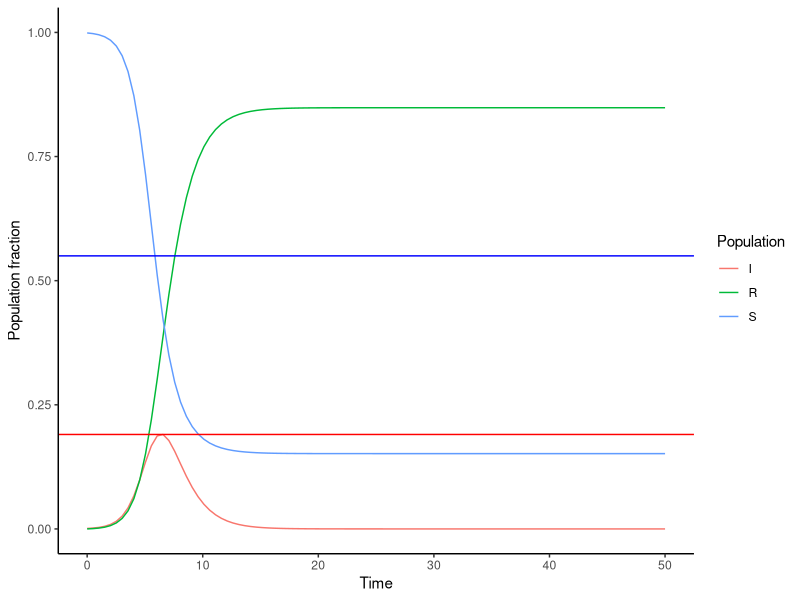
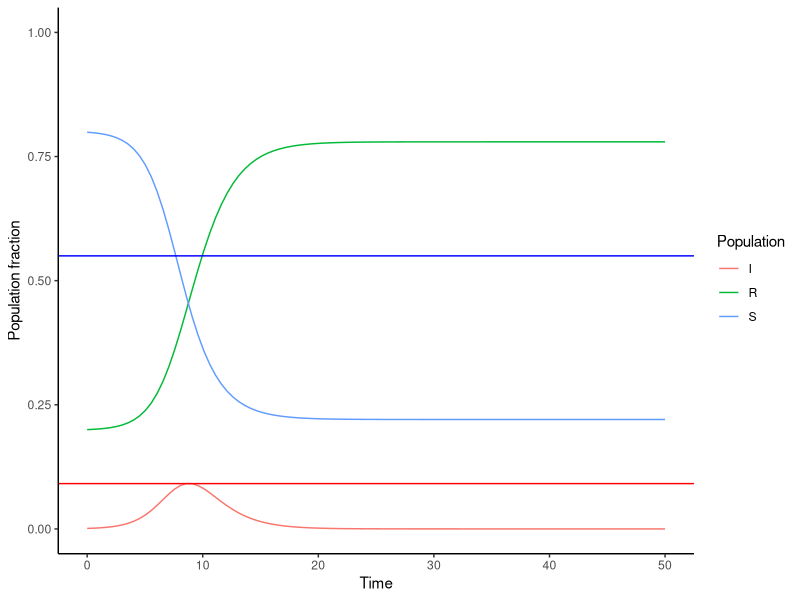
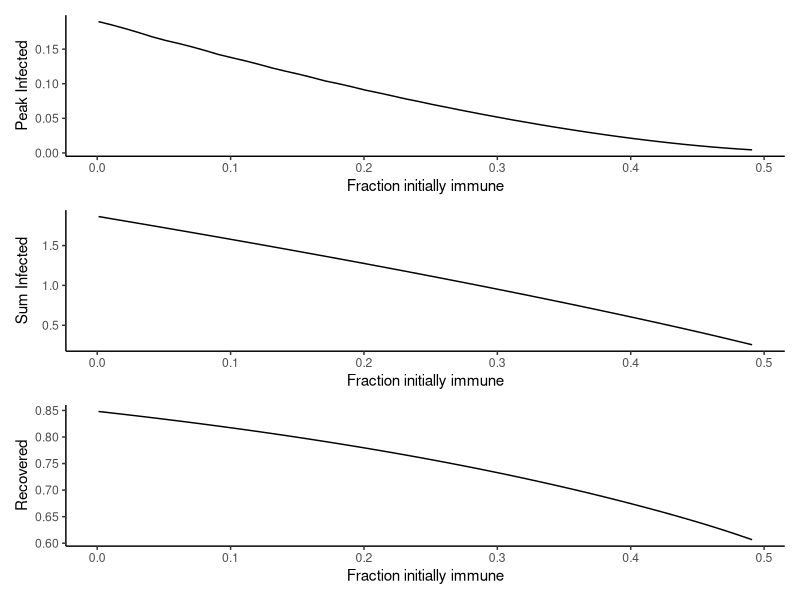
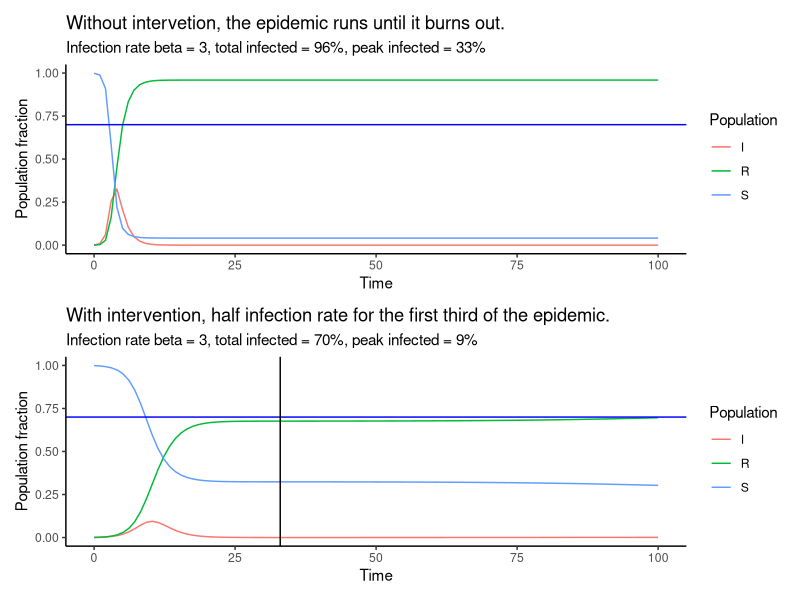
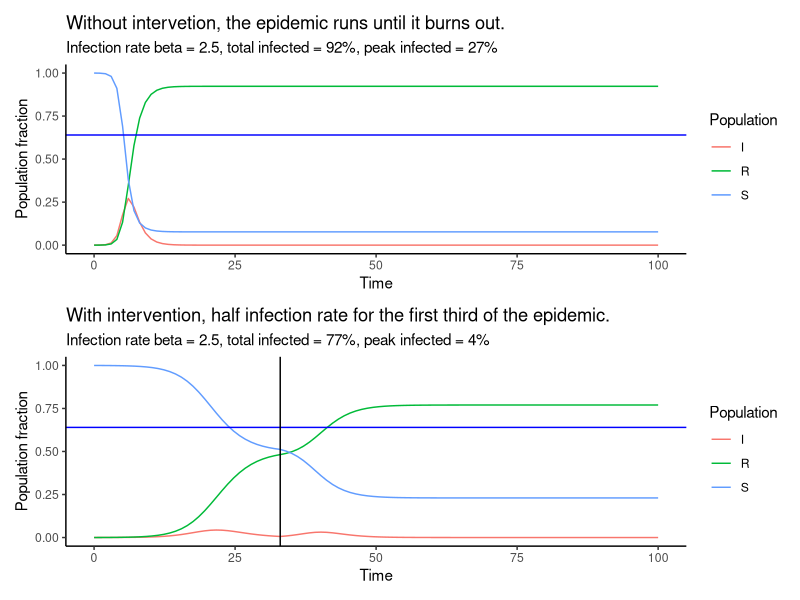
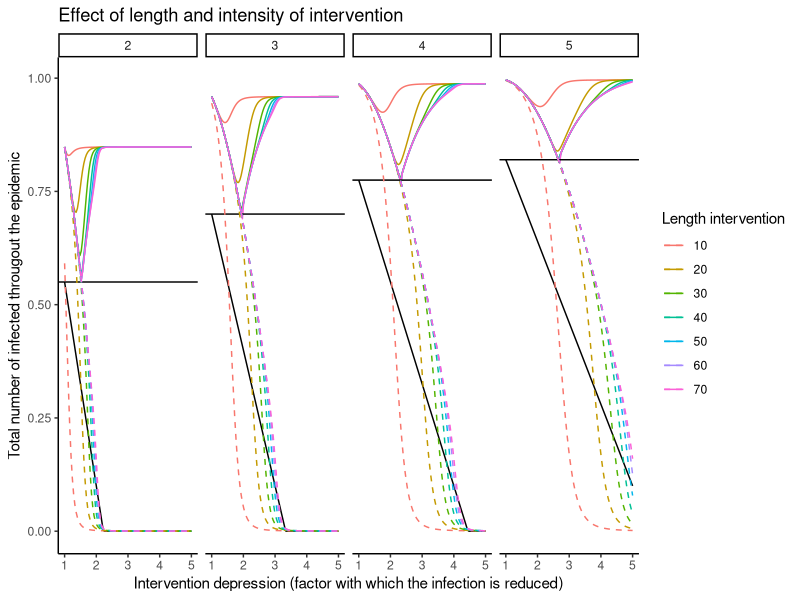

Here is the R script that generated these plots, in order:
## ---- chunk 1
library(tidyverse)
library(deSolve)
library(patchwork)
## ---- chunk 2
changes <- function(t, x, params) {
  S = x[1] ; I = x[2] ; R = x[3]
  beta = params["beta"]
  gamma = params["gamma"]
  N = params["N"]
  dS = - beta * I * S / N
  dI = beta * I * S / N - gamma * I
  dR = gamma * I
  list(c(dS, dI, dR))
}
## ---- chunk 3
N <- 1000
params <- c(beta = 2, gamma = 0.9, N = N)
start <- c(N - 1, 1, 0)
times <- seq(0, 50, length.out = 100)
res <- ode(
  y = start, times = times,
  func = changes, parms = params
)

R0 <- params["beta"] / params["gamma"]
herd_immunity = 1 - 1/R0
res <- as_tibble(res)
names(res) <- c("Time", "S", "I", "R")
res %>% 
  gather(Population, Numbers, -Time) %>%
  ggplot(aes(x = Time, y = Numbers / N, color = Population)) +
  geom_line() +
  geom_hline(yintercept = max(res$I) / N, color = 'red') +
  geom_hline(yintercept = herd_immunity, color = 'blue') +
  theme_classic() +
  ylab("Population fraction") + ylim(0, 1)

## ---- chunk 4
initial_immune <- 200
start <- c(N - initial_immune - 1, 1, initial_immune)
times <- seq(0, 50, length.out = 100)
res <- ode(
  y = start, times = times,
  func = changes, parms = params
)

R0 <- params["beta"] / params["gamma"]
herd_immunity = 1 - 1/R0
res <- as_tibble(res)
names(res) <- c("Time", "S", "I", "R")
res %>% 
  gather(Population, Numbers, -Time) %>%
  ggplot(aes(x = Time, y = Numbers / N, color = Population)) +
  geom_line() +
  geom_hline(yintercept = max(res$I) / N, color = 'red') +
  geom_hline(yintercept = herd_immunity, color = 'blue') +
  theme_classic() +
  ylab("Population fraction") + ylim(0, 1)
## ---- chunk 5
initial_immune <- seq(1, 500, by = 10)
max_infect <- c()
sum_infect <- c()
recovered <- c()
for (init_im in initial_immune) {
  start <- c(N - init_im - 1, 1, init_im)
  res <- ode(
    y = start, times = times,
    func = changes, parms = params
  )
  res <- as_tibble(res)
  names(res) <- c("Time", "S", "I", "R")
  max_infect[length(max_infect) + 1] <- max(res$I)
  sum_infect[length(sum_infect) + 1] <- sum(res$I)
  recovered[length(recovered) + 1] <- max(res$R)
}
total_infections <- tibble(`Initial Immune` = initial_immune / N, 
                           `Max Infected` = max_infect / N,
                           `Sum Infected` = sum_infect / N,
                           `Recovered` = recovered / N)

peak_inf <- total_infections %>% ggplot(aes(x = `Initial Immune`, y = `Max Infected`)) +
  geom_line() +
  theme_classic() +
  xlab("Fraction initially immune") + ylab("Peak Infected")

sum_inf <- total_infections %>% ggplot(aes(x = `Initial Immune`, y = `Sum Infected`)) +
  geom_line() +
  theme_classic() +
  xlab("Fraction initially immune") + ylab("Sum Infected")

max_rec <- total_infections %>% ggplot(aes(x = `Initial Immune`, y = `Recovered`)) +
  geom_line() +
  theme_classic() +
  xlab("Fraction initially immune") + ylab("Recovered")

peak_inf / sum_inf / max_rec
## ---- chunk 6
N <- 1000
beta <- 3

start <- c(N - 1, 1, 0)
times <- seq(0, 100, length.out = 100)
params <- c(beta = beta, gamma = 0.9, N = N)
res <- ode(
  y = start, times = times,
  func = changes, parms = params
)

R0 <- beta / params["gamma"]
herd_immunity = 1 - 1/R0
res <- as_tibble(res)
names(res) <- c("Time", "S", "I", "R")
no_intervention <- res %>% 
  gather(Population, Numbers, -Time) %>%
  ggplot(aes(x = Time, y = Numbers / N, color = Population)) +
  geom_line() +
  #geom_hline(yintercept = max(res$I) / N, color = 'red') +
  geom_hline(yintercept = herd_immunity, color = 'blue') +
  theme_classic() +
  ggtitle("Without intervetion, the epidemic runs until it burns out.", 
          subtitle = paste0("Infection rate beta = ", beta, ", ",
                            "total infected = ", 100 * round(max(res$R) / N, 2), "%, ",
                            "peak infected = ", 100 * round(max(res$I) / N, 2), "%")) +
  ylab("Population fraction") + ylim(0, 1)

start <- c(N - 1, 1, 0)
times <- seq(0, 33, length.out = 33)
params <- c(beta = beta / 2, gamma = 0.9, N = N)
res1 <- ode(
  y = start, times = times,
  func = changes, parms = params
)

start <- res1[33,2:4]
times <- seq(33, 100, length.out = 66)
params <- c(beta = beta, gamma = 0.9, N = N)
res2 <- ode(
  y = start, times = times,
  func = changes, parms = params
)

res <- rbind(res1, res2)
R0 <- beta / params["gamma"]
herd_immunity = 1 - 1/R0
res <- as_tibble(res)
names(res) <- c("Time", "S", "I", "R")
with_intervention <- res %>% 
  gather(Population, Numbers, -Time) %>%
  ggplot(aes(x = Time, y = Numbers / N, color = Population)) +
  geom_line() +
  #geom_hline(yintercept = max(res$I) / N, color = 'red') +
  geom_hline(yintercept = herd_immunity, color = 'blue') +
  geom_vline(xintercept = 33, show.legend = TRUE) +
  theme_classic() +
  ggtitle("With intervention, half infection rate for the first third of the epidemic.", 
          subtitle = paste0("Infection rate beta = ", beta, ", ",
                            "total infected = ", 100 * round(max(res$R) / N, 2), "%, ",
                            "peak infected = ", 100 * round(max(res$I) / N, 2), "%")) +
  ylab("Population fraction") + ylim(0, 1)


no_intervention / with_intervention
## ---- chunk 7
N <- 10000
beta <- 2.5

start <- c(N - 1, 1, 0)
times <- seq(0, 100, length.out = 100)
params <- c(beta = beta, gamma = 0.9, N = N)
res <- ode(
  y = start, times = times,
  func = changes, parms = params
)

R0 <- beta / params["gamma"]
herd_immunity = 1 - 1/R0
res <- as_tibble(res)
names(res) <- c("Time", "S", "I", "R")
no_intervention <- res %>% 
  gather(Population, Numbers, -Time) %>%
  ggplot(aes(x = Time, y = Numbers / N, color = Population)) +
  geom_line() +
  geom_hline(yintercept = herd_immunity, color = 'blue') +
  theme_classic() +
  ggtitle("Without intervetion, the epidemic runs until it burns out.", 
          subtitle = paste0("Infection rate beta = ", beta, ", ",
                            "total infected = ", 100 * round(max(res$R) / N, 2), "%, ",
                            "peak infected = ", 100 * round(max(res$I) / N, 2), "%")) +
  ylab("Population fraction") + ylim(0, 1)

start <- c(N - 1, 1, 0)
times <- seq(0, 33, length.out = 33)
params <- c(beta = beta / 2, gamma = 0.9, N = N)
res1 <- ode(
  y = start, times = times,
  func = changes, parms = params
)

start <- res1[33,2:4]
times <- seq(33, 100, length.out = 66)
params <- c(beta = beta, gamma = 0.9, N = N)
res2 <- ode(
  y = start, times = times,
  func = changes, parms = params
)

res <- rbind(res1, res2)
R0 <- beta / params["gamma"]
herd_immunity = 1 - 1/R0
res <- as_tibble(res)
names(res) <- c("Time", "S", "I", "R")
with_intervention <- res %>% 
  gather(Population, Numbers, -Time) %>%
  ggplot(aes(x = Time, y = Numbers / N, color = Population)) +
  geom_line() +
  #geom_hline(yintercept = max(res$I) / N, color = 'red') +
  geom_hline(yintercept = herd_immunity, color = 'blue') +
  geom_vline(xintercept = 33, show.legend = TRUE) +
  theme_classic() +
  ggtitle("With intervention, half infection rate for the first third of the epidemic.", 
          subtitle = paste0("Infection rate beta = ", beta, ", ",
                            "total infected = ", 100 * round(max(res$R) / N, 2), "%, ",
                            "peak infected = ", 100 * round(max(res$I) / N, 2), "%")) +
  ylab("Population fraction") + ylim(0, 1)


no_intervention / with_intervention
## ---- chunk 8
N <- 10000
intervention_results <- function(beta, intervention_time, depression) {
  params["beta"] <- beta
  intervention_beta <- beta/depression
  
  start <- c(N - 1, 1, 0)
  max_time <- 500 # very high because I want to make sure we get to the limit...
  times <- seq(0, intervention_time, length.out = intervention_time)
  params <- c(beta = intervention_beta, gamma = 0.9, N = N)
  res1 <- ode(
    y = start, times = times,
    func = changes, parms = params
  )

  start <- res1[intervention_time,2:4]
  times <- seq(intervention_time, max_time, length.out = max_time - intervention_time)
  params <- c(beta = beta, gamma = 0.9, N = N)
  res2 <- ode(
    y = start, times = times,
    func = changes, parms = params
  )

  res <- rbind(res1, res2)
  R0 <- beta / params["gamma"]
  herd_immunity = 1 - 1/R0
  res1 <- as_tibble(res1)
  names(res1) <- c("Time", "S", "I", "R")
  res <- as_tibble(res)
  names(res) <- c("Time", "S", "I", "R")
  
  c(beta = beta, 
    `Intervention Time` = intervention_time,
    `Intervention Depression` = depression,
    `Total Infected` = max(res$R) / N, 
    `Peak Infected` = max(res$I) / N,
    `Intervention Total` = max(res1$R) / N,
    `Infected at Shift` = res1$I[intervention_time],
    `Intervention R0` = intervention_beta / 0.9,
    R0 = beta / 0.9)
}

depressions <- seq(1, 5, length.out = 100)
betas <- 2:5
lengths <- c(10, 20, 30, 40, 50, 60, 70)
parameters <- crossing(depressions = depressions,
                       betas = betas,
                       lengths = lengths)

tbl <- Vectorize(intervention_results)(parameters$betas, parameters$lengths, parameters$depressions)
tbl <- as_tibble(t(tbl))
## ---- chunk 9
tbl %>% mutate(`Intervention Time` = as_factor(`Intervention Time`)) %>%
  ggplot(aes(x = `Intervention Depression`, y = `Total Infected`, color = `Intervention Time`)) +
  facet_grid(~beta) +
  geom_line() +
  geom_hline(aes(yintercept = 1 - 1/R0)) +
  geom_line(aes(y = pmax(0, 1 - 1/`Intervention R0`)), color = 'black') +
  geom_line(aes(y = `Intervention Total`), linetype = "dashed") +
  ggtitle("Effect of length and intensity of intervention") +
  xlab("Intervention depression (factor with which the infection is reduced)") +
  ylab("Total number of infected througout the epidemic") +
  scale_colour_discrete(name = "Length intervention") +
  theme_classic()
